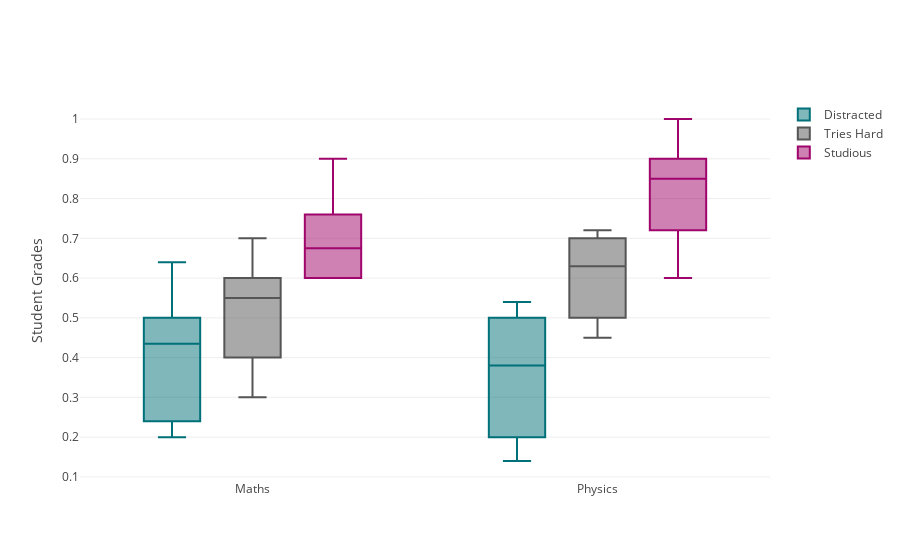

Write notebook code for a chart like this one.
### Markdown cell above
## Box Plots

### Code cell
import plotly.plotly as py
import plotly.graph_objs as go

x = ['Maths', 'Maths', 'Maths', 'Maths', 'Maths', 'Maths',
     'Physics', 'Physics', 'Physics', 'Physics', 'Physics', 'Physics']

trace0 = go.Box(
    y=[0.24, 0.2, 0.64, 0.45, 0.5, 0.42, 0.2, 0.46, 0.5, 0.14, 0.54, 0.3],
    x=x,
    name='Distracted',
    marker=dict(
        color='#007179'
    )
)
trace1 = go.Box(
    y=[0.6, 0.7, 0.3, 0.6, 0.4, 0.5, 0.7, 0.7, 0.5, 0.56, 0.72, 0.45],
    x=x,
    name='Tries Hard',
    marker=dict(
        color='#555555'
    )
)
trace2 = go.Box(
    y=[0.9, 0.7, 0.76, 0.65, 0.6, 0.6, 0.9, 1.0, 0.6, 0.72, 0.8, 0.9],
    x=x,
    name='Studious',
    marker=dict(
        color='#a0056b'
    )
)
data = [trace0, trace1, trace2]
layout = go.Layout(
    yaxis=dict(
        title='Student Grades',
        zeroline=False
    ),
    boxmode='group'
)
fig = go.Figure(data=data, layout=layout)
iplot(fig)

### Figure 1 — Plotly figure (JSON) as saved in the notebook; plotly's stock layout.template omitted (floating-point values rounded to 4 significant figures)
{"data": [{"marker": {"color": "#007179"}, "name": "Distracted", "type": "box", "uid": "c262d4fa-c8e9-11e8-a93f-02ccb4a0b651", "x": ["Maths", "Maths", "Maths", "Maths", "Maths", "Maths", "Physics", "Physics", "Physics", "Physics", "Physics", "Physics"], "y": [0.24, 0.2, 0.64, 0.45, 0.5, 0.42, 0.2, 0.46, 0.5, 0.14, 0.54, 0.3]}, {"marker": {"color": "#555555"}, "name": "Tries Hard", "type": "box", "uid": "c262d89c-c8e9-11e8-a93f-02ccb4a0b651", "x": ["Maths", "Maths", "Maths", "Maths", "Maths", "Maths", "Physics", "Physics", "Physics", "Physics", "Physics", "Physics"], "y": [0.6, 0.7, 0.3, 0.6, 0.4, 0.5, 0.7, 0.7, 0.5, 0.56, 0.72, 0.45]}, {"marker": {"color": "#a0056b"}, "name": "Studious", "type": "box", "uid": "c262da40-c8e9-11e8-a93f-02ccb4a0b651", "x": ["Maths", "Maths", "Maths", "Maths", "Maths", "Maths", "Physics", "Physics", "Physics", "Physics", "Physics", "Physics"], "y": [0.9, 0.7, 0.76, 0.65, 0.6, 0.6, 0.9, 1, 0.6, 0.72, 0.8, 0.9]}], "layout": {"boxmode": "group", "yaxis": {"title": "Student Grades", "zeroline": false}}}
